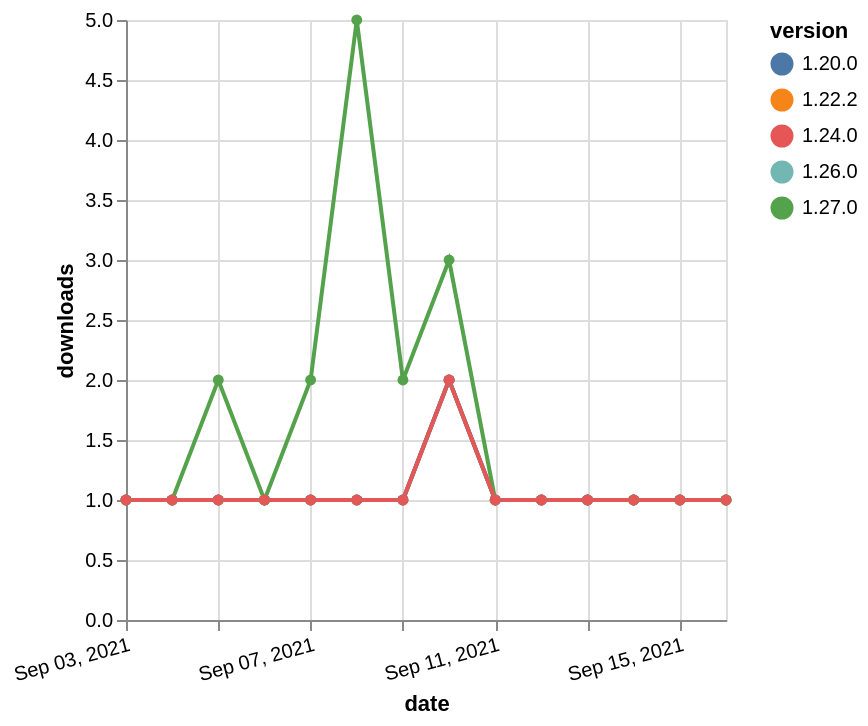

Vega-Lite specification stored for this chart:
### Vega-Lite specification from a JSON file in a GitHub repository (floating-point values rounded to 4 significant figures)
{"$schema": "https://vega.github.io/schema/vega-lite/v5.json", "description": "A simple bar chart with embedded data.", "data": {"values": [{"date": "2021-09-03", "total": 211, "delta": 1, "version": "1.22.2"}, {"date": "2021-09-04", "total": 212, "delta": 1, "version": "1.22.2"}, {"date": "2021-09-05", "total": 213, "delta": 1, "version": "1.22.2"}, {"date": "2021-09-06", "total": 214, "delta": 1, "version": "1.22.2"}, {"date": "2021-09-07", "total": 215, "delta": 1, "version": "1.22.2"}, {"date": "2021-09-08", "total": 216, "delta": 1, "version": "1.22.2"}, {"date": "2021-09-09", "total": 217, "delta": 1, "version": "1.22.2"}, {"date": "2021-09-10", "total": 219, "delta": 2, "version": "1.22.2"}, {"date": "2021-09-11", "total": 220, "delta": 1, "version": "1.22.2"}, {"date": "2021-09-12", "total": 221, "delta": 1, "version": "1.22.2"}, {"date": "2021-09-13", "total": 222, "delta": 1, "version": "1.22.2"}, {"date": "2021-09-14", "total": 223, "delta": 1, "version": "1.22.2"}, {"date": "2021-09-15", "total": 224, "delta": 1, "version": "1.22.2"}, {"date": "2021-09-16", "total": 225, "delta": 1, "version": "1.22.2"}, {"date": "2021-09-03", "total": 209, "delta": 1, "version": "1.26.0"}, {"date": "2021-09-04", "total": 210, "delta": 1, "version": "1.26.0"}, {"date": "2021-09-05", "total": 211, "delta": 1, "version": "1.26.0"}, {"date": "2021-09-06", "total": 212, "delta": 1, "version": "1.26.0"}, {"date": "2021-09-07", "total": 213, "delta": 1, "version": "1.26.0"}, {"date": "2021-09-08", "total": 214, "delta": 1, "version": "1.26.0"}, {"date": "2021-09-09", "total": 215, "delta": 1, "version": "1.26.0"}, {"date": "2021-09-10", "total": 217, "delta": 2, "version": "1.26.0"}, {"date": "2021-09-11", "total": 218, "delta": 1, "version": "1.26.0"}, {"date": "2021-09-12", "total": 219, "delta": 1, "version": "1.26.0"}, {"date": "2021-09-13", "total": 220, "delta": 1, "version": "1.26.0"}, {"date": "2021-09-14", "total": 221, "delta": 1, "version": "1.26.0"}, {"date": "2021-09-15", "total": 222, "delta": 1, "version": "1.26.0"}, {"date": "2021-09-16", "total": 223, "delta": 1, "version": "1.26.0"}, {"date": "2021-09-03", "total": 264, "delta": 1, "version": "1.20.0"}, {"date": "2021-09-04", "total": 265, "delta": 1, "version": "1.20.0"}, {"date": "2021-09-05", "total": 266, "delta": 1, "version": "1.20.0"}, {"date": "2021-09-06", "total": 267, "delta": 1, "version": "1.20.0"}, {"date": "2021-09-07", "total": 268, "delta": 1, "version": "1.20.0"}, {"date": "2021-09-08", "total": 269, "delta": 1, "version": "1.20.0"}, {"date": "2021-09-09", "total": 270, "delta": 1, "version": "1.20.0"}, {"date": "2021-09-10", "total": 272, "delta": 2, "version": "1.20.0"}, {"date": "2021-09-11", "total": 273, "delta": 1, "version": "1.20.0"}, {"date": "2021-09-12", "total": 274, "delta": 1, "version": "1.20.0"}, {"date": "2021-09-13", "total": 275, "delta": 1, "version": "1.20.0"}, {"date": "2021-09-14", "total": 276, "delta": 1, "version": "1.20.0"}, {"date": "2021-09-15", "total": 277, "delta": 1, "version": "1.20.0"}, {"date": "2021-09-16", "total": 278, "delta": 1, "version": "1.20.0"}, {"date": "2021-09-03", "total": 212, "delta": 1, "version": "1.27.0"}, {"date": "2021-09-04", "total": 213, "delta": 1, "version": "1.27.0"}, {"date": "2021-09-05", "total": 215, "delta": 2, "version": "1.27.0"}, {"date": "2021-09-06", "total": 216, "delta": 1, "version": "1.27.0"}, {"date": "2021-09-07", "total": 218, "delta": 2, "version": "1.27.0"}, {"date": "2021-09-08", "total": 223, "delta": 5, "version": "1.27.0"}, {"date": "2021-09-09", "total": 225, "delta": 2, "version": "1.27.0"}, {"date": "2021-09-10", "total": 228, "delta": 3, "version": "1.27.0"}, {"date": "2021-09-11", "total": 229, "delta": 1, "version": "1.27.0"}, {"date": "2021-09-12", "total": 230, "delta": 1, "version": "1.27.0"}, {"date": "2021-09-13", "total": 231, "delta": 1, "version": "1.27.0"}, {"date": "2021-09-14", "total": 232, "delta": 1, "version": "1.27.0"}, {"date": "2021-09-15", "total": 233, "delta": 1, "version": "1.27.0"}, {"date": "2021-09-16", "total": 234, "delta": 1, "version": "1.27.0"}, {"date": "2021-09-03", "total": 211, "delta": 1, "version": "1.24.0"}, {"date": "2021-09-04", "total": 212, "delta": 1, "version": "1.24.0"}, {"date": "2021-09-05", "total": 213, "delta": 1, "version": "1.24.0"}, {"date": "2021-09-06", "total": 214, "delta": 1, "version": "1.24.0"}, {"date": "2021-09-07", "total": 215, "delta": 1, "version": "1.24.0"}, {"date": "2021-09-08", "total": 216, "delta": 1, "version": "1.24.0"}, {"date": "2021-09-09", "total": 217, "delta": 1, "version": "1.24.0"}, {"date": "2021-09-10", "total": 219, "delta": 2, "version": "1.24.0"}, {"date": "2021-09-11", "total": 220, "delta": 1, "version": "1.24.0"}, {"date": "2021-09-12", "total": 221, "delta": 1, "version": "1.24.0"}, {"date": "2021-09-13", "total": 222, "delta": 1, "version": "1.24.0"}, {"date": "2021-09-14", "total": 223, "delta": 1, "version": "1.24.0"}, {"date": "2021-09-15", "total": 224, "delta": 1, "version": "1.24.0"}, {"date": "2021-09-16", "total": 225, "delta": 1, "version": "1.24.0"}]}, "width": "container", "mark": {"type": "line", "point": {"filled": true}}, "encoding": {"x": {"field": "date", "type": "temporal", "timeUnit": "yearmonthdate", "title": "date", "axis": {"labelAngle": -15}}, "y": {"field": "delta", "type": "quantitative", "title": "downloads"}, "color": {"field": "version", "type": "nominal"}, "tooltip": {"field": "delta"}}}
